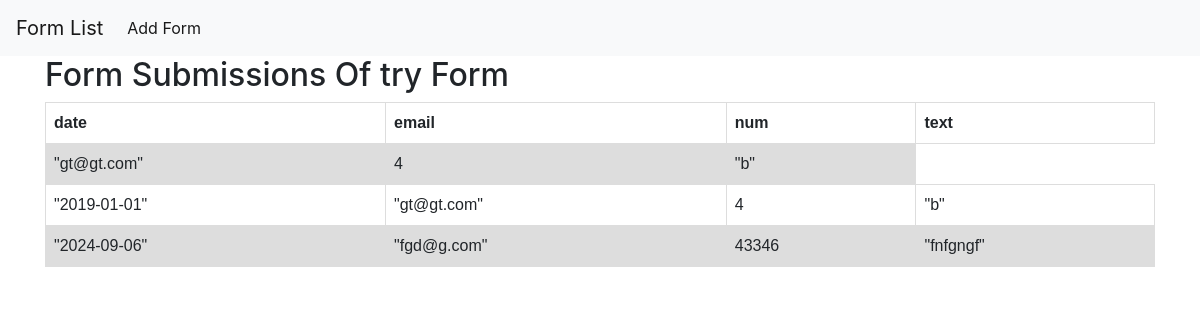
/form_builder/form_submissions/24, run on the app's committed database.
### form_creator/models.py (models this page shows, shortened)
class UserForm(models.Model):
	name = models.CharField(max_length=50)
	submissions_counter = models.PositiveSmallIntegerField(default=0)

class FormField(models.Model):
	form_id = models.ForeignKey(UserForm, related_name='has_fields',
		on_delete=models.CASCADE)
	input_name = models.CharField(max_length=30)
	label = models.CharField(max_length=30)
	data_type = models.CharField(max_length=3, choices=FIELD_TYPES)

### form_creator/views.py (the view)
# urls.py: path('form_submissions/<int:form_id>', views.form_submissions,
def form_submissions(request, form_id):
	form_name = UserForm.objects.get(pk=form_id).name
	fields = FormField.objects.filter(form_id=form_id).order_by('input_name')
	submissions = Submissions.objects.filter(user_form=form_id).values_list()
	sumbission_fields_collection = {}
	i = 0
	for submission in submissions:
		i += 1
		submission_data = FieldSubmission.objects.filter(submission__user_form=form_id, submission=submission).values_list('data', flat=True).order_by('field_id__input_name')
		sumbission_fields_collection[i] = submission_data
	context = {
		'form_name': form_name,
		'fields': fields,
		'submissions': submissions,
		'submission_fields': sumbission_fields_collection
	}
	return render(request, 'form_submissions.html', context)

### form_creator/templates/form_submissions.html (shortened to what this page needs)
{% extends 'base.html' %}
{% load dict_access %}
{% block content %}
	<h2>Form Submissions Of {{ form_name }} Form </h2>
	{% if submissions %}
		<table>
				<tr>
					{% for field in fields %}
						<th> {{ field.input_name }}</th>
					{% endfor %}
				</tr>
				{% for key, values in submission_fields.items %}
					<tr>
						{% for v in values %}
						<td>{{ v }}</td>
						{% endfor %}
					</tr>
				{% endfor %}
		</table>
	{% else %}
		<h5>There are no submissions yet...</h5>
	{% endif %}
{% endblock content %}

### wix_form_builder/templates/base.html (style rules this page uses)
table { font-family: arial, sans-serif; border-collapse: collapse; width: 100%; }
td, th { border: 1px solid #dddddd; text-align: left; padding: 8px; }
tr:nth-child(even) { background-color: #dddddd; }

### data on the page
UserForm: name "try"
FormField: input_name "date"
FormField: input_name "email"
FormField: input_name "num"
FormField: input_name "text"

### other printed values
{{ v }} "\"gt@gt.com\"" "4" "\"b\"" "\"2019-01-01\"" "\"gt@gt.com\"" "4" "\"b\"" "\"2024-09-06\"" "\"fgd@g.com\"" "43346" "\"fnfgngf\""
